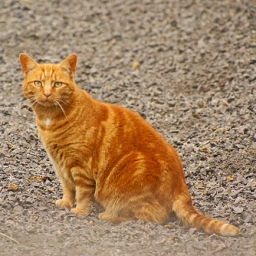
#> input picture img/cat.jpg, 256 x 256 px
$ jupyter execute gb1.ipynb
#> lines starting #> are read from the running program, lines starting #| are printed output that depends on the picture
[cell 1]
from PIL import Image

from pylab import *

# 读取图像到数组中

# convert('L')表示将RGB转换为L模式，表示像素点在[0,255]之间

im = array(Image.open('img/cat.jpg').convert('L'))
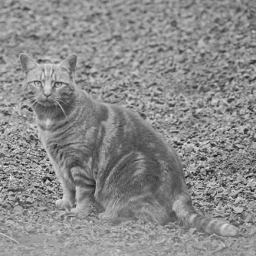
#> im: shape (256, 256); min 10, max 237, mean 138.5

# 新建一个图像

figure()

# 使用颜色信息

gray()

# 在原点的左上角显示轮廓图像

contour(im, levels=[90],colors='black',origin='image')

axis('equal')

axis('off')

figure()

hist(im.flatten(),128)

show()
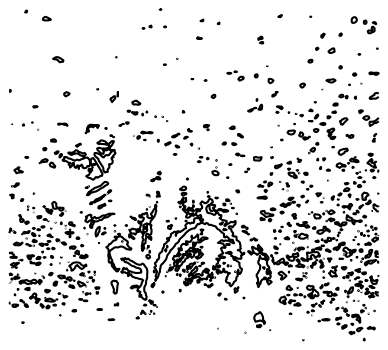
#> figure drawn by matplotlib, 1 panel
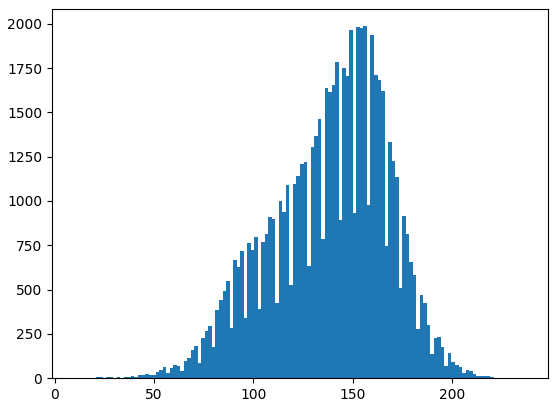
#> figure drawn by matplotlib, 1 panel; tallest bar 1986 high, from x = 155.4 to 157.2

$ run again, with img/bell.jpg copied over img/cat.jpg
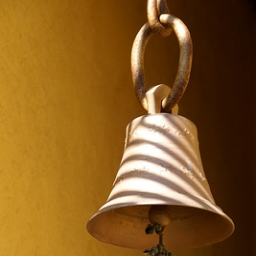
#> input picture img/bell.jpg, 256 x 256 px
#> `im = array(Image.open('img/cat.jpg').convert('L'))`:
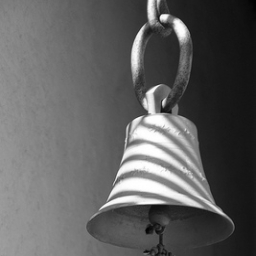
#> im: shape (256, 256); min 1, max 255, mean 96.1
#> `show()`:
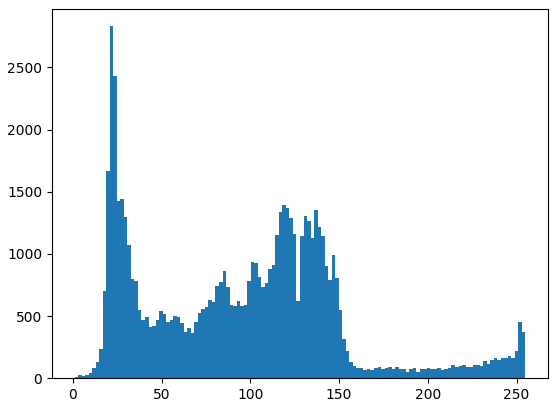
#> figure drawn by matplotlib, 1 panel; tallest bar 2831 high, from x = 20.84 to 22.83

$ run again, with img/plane.jpg copied over img/cat.jpg
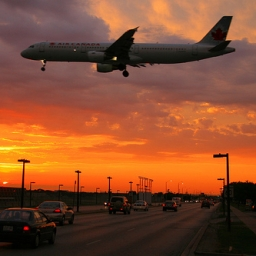
#> input picture img/plane.jpg, 256 x 256 px
#> `im = array(Image.open('img/cat.jpg').convert('L'))`:
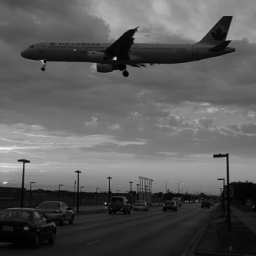
#> im: shape (256, 256); min 0, max 238, mean 90.9
#> `show()`:
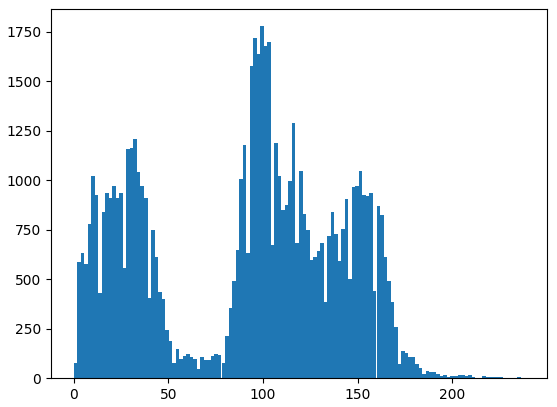
#> figure drawn by matplotlib, 1 panel; tallest bar 1779 high, from x = 98.55 to 100.4
